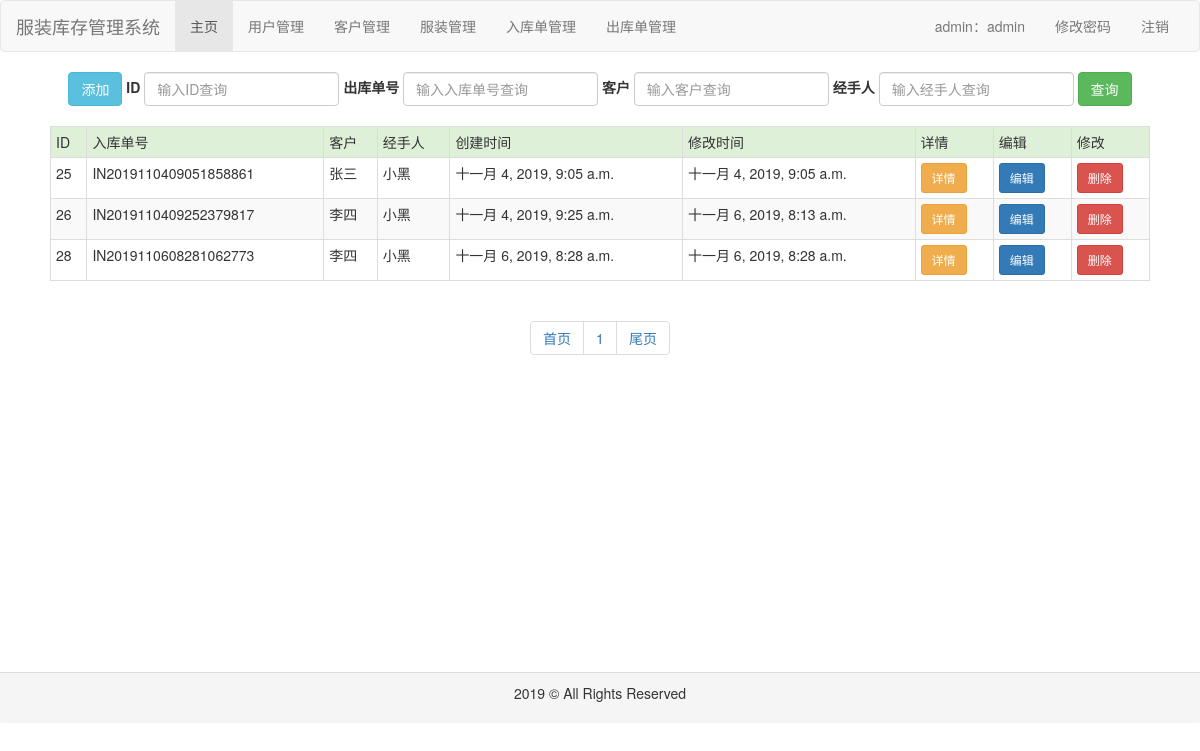
Page /inorder/ (signed in) on the committed database.
### common/models.py (models this page shows, shortened)
class Inorder(models.Model):
    code = models.CharField(max_length=32, verbose_name='入库单号')
    customer = models.ForeignKey(Customer, on_delete=models.CASCADE, verbose_name='客户')
    user = models.ForeignKey(User, on_delete=models.CASCADE, verbose_name='用户')
    clothes = models.ManyToManyField(Clothes, through='InorderClothes', verbose_name='服装')
    create_time = models.DateTimeField(auto_now_add=True, verbose_name='创建时间')
    modify_time = models.DateTimeField(auto_now=True, verbose_name='修改时间')
    class Meta:
        ordering = ['create_time']
        verbose_name = '入库单'
        verbose_name_plural = verbose_name

class Customer(models.Model):
    name = models.CharField(max_length=32, verbose_name='客户名')
    phone = models.CharField(max_length=32, verbose_name='电话')
    address = models.CharField(max_length=32, verbose_name='地址')
    create_time = models.DateTimeField(auto_now_add=True, verbose_name='创建时间')
    modify_time = models.DateTimeField(auto_now=True, verbose_name='修改时间')
    class Meta:
        ordering = ['create_time']
        verbose_name = '客户'
        verbose_name_plural = verbose_name

class User(models.Model):
    role_choices = (
        ('操作员', '操作员'),
        ('管理员', '管理员')
    )
    username = models.CharField(max_length=32, unique=True, verbose_name='用户名')
    password = models.CharField(max_length=100, verbose_name='密码')
    name = models.CharField(max_length=32, verbose_name='姓名')
    role = models.CharField(max_length=32, choices=role_choices, default='操作员', verbose_name='角色')
    create_time = models.DateTimeField(auto_now_add=True, verbose_name='创建时间')
    modify_time = models.DateTimeField(auto_now=True, verbose_name='修改时间')
    class Meta:
        ordering = ['create_time']
        verbose_name = '用户'
        verbose_name_plural = verbose_name

### inorder/views.py (the view)
# urls.py: path('', views.list, name='index'),
def list(request):
    qs = Inorder.objects.all()
    paginator = Paginator(qs, 10)
    page = request.GET.get('page', '1')
    result = paginator.page(page)
    context = {
        'result': result
    }
    return render(request, 'inorder/index.html', context)

### inorder/templates/inorder/index.html (shortened to what this page needs)
{% extends 'base.html' %}
{% block content %}
    <div id="content" style="height: 600px">
        <div id="search" class="text-center">
            <form class="form-inline" action="{% url 'inorder:search' %} " method="post">
                <div class="form-group ">
                    <a class="btn btn-info" href="{% url 'inorder:add' %}">添加</a>
                </div>
                <div class="form-group">
                    <label for="id">ID</label>
                    <input type="text" class="form-control" id="id" name="id" placeholder="输入ID查询">
                </div>
                <div class="form-group">
                    <label for="code">出库单号</label>
                    <input type="text" class="form-control" id="code" name="code" placeholder="输入入库单号查询">
                </div>
                <div class="form-group">
                    <label for="customer_name">客户</label>
                    <input type="text" class="form-control" id="customer_name" name="customer_name"
                           placeholder="输入客户查询">
                </div>
                <div class="form-group">
                    <label for="user_name">经手人</label>
                    <input type="text" class="form-control" id="user_name" name="user_name" placeholder="输入经手人查询">
                </div>
                <button type="submit" class="btn btn-success">查询</button>
            </form>
        </div>
        <br>
        <div id="table" align="center">
            {% if result %}
                <table class="table table-striped table-bordered table-hover  table-condensed" style="width: 1100px">
                <tr class="success">
                    <td>ID</td>
                    <td>入库单号</td>
                    <td>客户</td>
                    <td>经手人</td>
                    <td>创建时间</td>
                    <td>修改时间</td>
                    <td>详情</td>
                    <td>编辑</td>
                    <td>修改</td>
                </tr>
                {% for foo in result %}
                    <tr>
                        <td>{{ foo.id }}</td>
                        <td>{{ foo.code }}</td>
                        <td>{{ foo.customer.name }}</td>
                        <td>{{ foo.user.name }}</td>
                        <td>{{ foo.create_time }}</td>
                        <td>{{ foo.modify_time }}</td>
                        <td><a class="btn  btn-warning btn-sm" href="{% url 'inorder:detail' foo.id %}">详情</a></td>
                        <td><a class="btn btn-primary btn-sm" href="{% url 'inorder:update' foo.id %}">编辑</a></td>
                        <td><a class="btn btn-danger btn-sm" href="{% url 'inorder:delete' foo.id %}">删除</a></td>
                    </tr>
                {% endfor %}
            {% else %}
                <p>没有任何入库单</p>
            {% endif %}
            </table>
        </div>
        <div class="text-center">
            <ul class="pagination">
                <li><a href="/inorder/?page=1" rel="external nofollow">首页</a></li>
                {% for num in result.paginator.page_range %}
                    <li><a href="/inorder/?page={{ num }}" rel="external nofollow">{{ num }}</a></li>
                {% endfor %}
                <li><a href="/inorder/?page={{ result.paginator.num_pages }}" rel="external nofollow">尾页</a></li>
            </ul>
        </div>
    </div>
{% endblock %}

### rows in the picture
Inorder: id "25", code "IN2019110409051858861", customer.name "张三", user.name "小黑", create_time "十一月 4, 2019, 9:05 a.m.", modify_time "十一月 4, 2019, 9:05 a.m."
Inorder: id "26", code "IN2019110409252379817", customer.name "李四", user.name "小黑", create_time "十一月 4, 2019, 9:25 a.m.", modify_time "十一月 6, 2019, 8:13 a.m."
Inorder: id "28", code "IN2019110608281062773", customer.name "李四", user.name "小黑", create_time "十一月 6, 2019, 8:28 a.m.", modify_time "十一月 6, 2019, 8:28 a.m."

### other values in the picture
{{ request.session.user_role }} "admin"
{{ request.session.user_name }} "admin"
{{ num }} "1"
